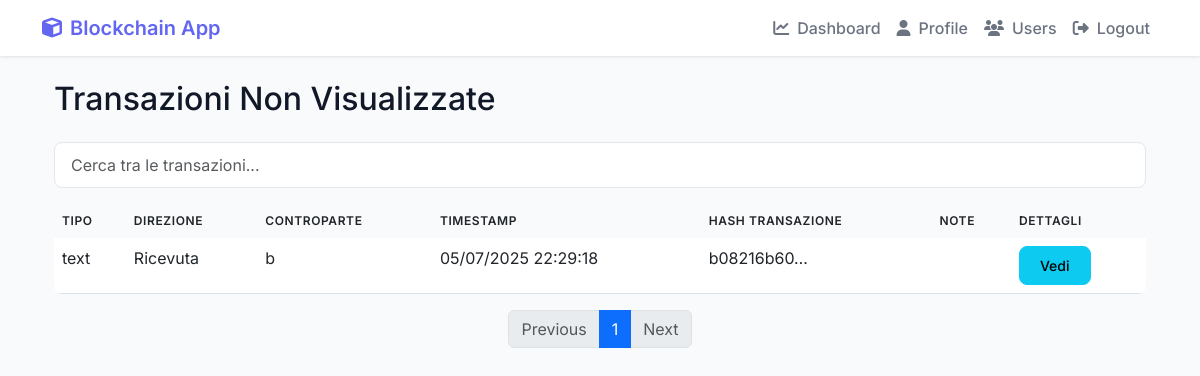
The app's page /unviewed-transactions/ (signed in) with its own data.
### Cripto1/models.py (models this page shows, shortened)
class Transaction(models.Model):
    TRANSACTION_TYPES = [
        ('text', 'Text Message'),
        ('file', 'File Upload'),
    ]
    block = models.ForeignKey(Block, on_delete=models.CASCADE, related_name='transactions', null=True, blank=True)
    type = models.CharField(max_length=50, choices=TRANSACTION_TYPES)
    sender = models.ForeignKey(User, on_delete=models.CASCADE, related_name='sent_transactions')
    receiver = models.ForeignKey(User, on_delete=models.CASCADE, related_name='received_transactions')
    sender_public_key = models.TextField(null=True, blank=True)  # Nuovo campo
    content = models.TextField(blank=True)  # For text messages
    file = models.FileField(upload_to='transaction_files/', null=True, blank=True,
                          validators=[FileExtensionValidator(allowed_extensions=['pdf', 'csv', 'xlsx', 'xls', 'doc', 'docx', 'txt'])])
    timestamp = models.FloatField()
    transaction_hash = models.CharField(max_length=255, unique=True)
    signature = models.TextField(null=True, blank=True)
    is_encrypted = models.BooleanField(default=False)
    original_filename = models.CharField(max_length=255, blank=True, null=True) # Per salvare il nome originale del file cifrato
    encrypted_symmetric_key = models.BinaryField(null=True, blank=True) # Per la chiave simmetrica cifrata del file
    receiver_public_key_at_encryption = models.TextField(null=True, blank=True) # Public key of receiver at the time of encryption
    max_downloads = models.IntegerField(null=True, blank=True, default=None) # Numero massimo di download consentiti
    current_downloads = models.IntegerField(default=0) # Contatore dei download effettuati
    is_viewed = models.BooleanField(default=False) # Indica se la transazione è stata visualizzata dal destinatario

### Cripto1/views.py (the view)
# urls.py: path('unviewed-transactions/', views.unviewed_transactions_list, name='unviewed_transactions_list'),
@login_required
def unviewed_transactions_list(request):
    transactions_list = Transaction.objects.filter(
        receiver=request.user,
        is_viewed=False
    ).order_by('-timestamp')
    for tx in transactions_list:
        tx.timestamp_datetime = datetime.fromtimestamp(tx.timestamp, tz=timezone.get_current_timezone())
        tx.direction = "Ricevuta" # All these transactions are received
    paginator = Paginator(transactions_list, 10) # Show 10 transactions per page
    page = request.GET.get('page')
    try:
        transactions = paginator.page(page)
    except PageNotAnInteger:
        transactions = paginator.page(1)
    except EmptyPage:
        transactions = paginator.page(paginator.num_pages)
    context = {
        'unviewed_transactions': transactions,
    }
    return render(request, 'Cripto1/unviewed_transactions.html', context)

### Cripto1/models.py (called while the page is built)
    def is_locked(self):
        if self.locked_until and timezone.now() < self.locked_until:
            return True
        return False

    def update_last_login(self, ip_address=None):
        self.last_login_date = timezone.now()
        if ip_address:
            self.last_login_ip = ip_address
        self.save()

### Cripto1/templates/Cripto1/unviewed_transactions.html (shortened to what this page needs)
{% extends 'Cripto1/base.html' %}
{% block content %}
<div class="container mt-4">
    <h2 class="mb-4">Transazioni Non Visualizzate</h2>
    <div class="mb-3">
        <input type="text" id="transactionSearch" class="form-control" placeholder="Cerca tra le transazioni...">
    </div>
    <div class="table-responsive">
        <table class="table" id="transactionsTable">
            <thead>
                <tr>
                    <th>Tipo</th>
                    <th>Direzione</th>
                    <th>Controparte</th>
                    <th>Timestamp</th>
                    <th>Hash Transazione</th>
                    <th>Note</th>
                    <th>Dettagli</th>
                </tr>
            </thead>
            <tbody>
                {% for tx in unviewed_transactions %}
                <tr>
                    <td>{{ tx.type }}</td>
                    <td>{{ tx.direction }}</td>
                    <td>
                        {% if tx.sender.userprofile.user_key == request.user.userprofile.user_key %}
                            {{ tx.receiver.username|truncatechars:10 }}
                        {% else %}
                            {{ tx.sender.username|truncatechars:10 }}
                        {% endif %}
                    </td>
                    <td>{{ tx.timestamp_datetime|date:"d/m/Y H:i:s" }}</td>
                    <td>{{ tx.transaction_hash|truncatechars:10 }}</td>
                    <td>
                    </td>
                    <td><a href="{% url 'Cripto1:transaction_details' tx.id %}" class="btn btn-info btn-sm">Vedi</a></td>
                </tr>
                {% endfor %}
            </tbody>
        </table>
    </div>
    <nav aria-label="Page navigation">
        <ul class="pagination justify-content-center">
            {% if unviewed_transactions.has_previous %}
                <li class="page-item"><a class="page-link" href="?page={{ unviewed_transactions.previous_page_number }}">Previous</a></li>
            {% else %}
                <li class="page-item disabled"><a class="page-link" href="#">Previous</a></li>
            {% endif %}
            {% for num in unviewed_transactions.paginator.page_range %}
                {% if unviewed_transactions.number == num %}
                    <li class="page-item active"><a class="page-link" href="?page={{ num }}">{{ num }}</a></li>
                {% else %}
                    <li class="page-item"><a class="page-link" href="?page={{ num }}">{{ num }}</a></li>
                {% endif %}
            {% endfor %}
            {% if unviewed_transactions.has_next %}
                <li class="page-item"><a class="page-link" href="?page={{ unviewed_transactions.next_page_number }}">Next</a></li>
            {% else %}
                <li class="page-item disabled"><a class="page-link" href="#">Next</a></li>
            {% endif %}
        </ul>
    </nav>
</div>
{% endblock %}

### Cripto1/templates/Cripto1/base.html (style rules this page uses)
:root { --primary-color: #6366f1; --secondary-color: #4f46e5; --success-color: #22c55e; --danger-color: #ef4444; --warning-color: #f59e0b; --info-color: #3b82f6; --background-color: #f9fafb; --card-background: #ffffff; --text-primary: #111827; --text-secondary: #6b7280; }
body { font-family: 'Inter', sans-serif; background-color: var(--background-color); color: var(--text-primary); }
.btn { font-weight: 500; border-radius: 8px; padding: 0.5rem 1.25rem; transition: all 0.2s ease; }
.table { border-radius: 8px; overflow: hidden; }
.table thead th { background-color: var(--background-color); border-bottom: none; font-weight: 600; text-transform: uppercase; font-size: 0.75rem; letter-spacing: 0.05em; }
.form-control { border-radius: 8px; border: 1px solid #e5e7eb; padding: 0.625rem 1rem; }

### records on screen
Transaction: type "text", direction "Ricevuta", sender.username "b", timestamp_datetime "05/07/2025 22:29:18", transaction_hash "b08216b60…"

### other values on screen
{{ num }} "1"
